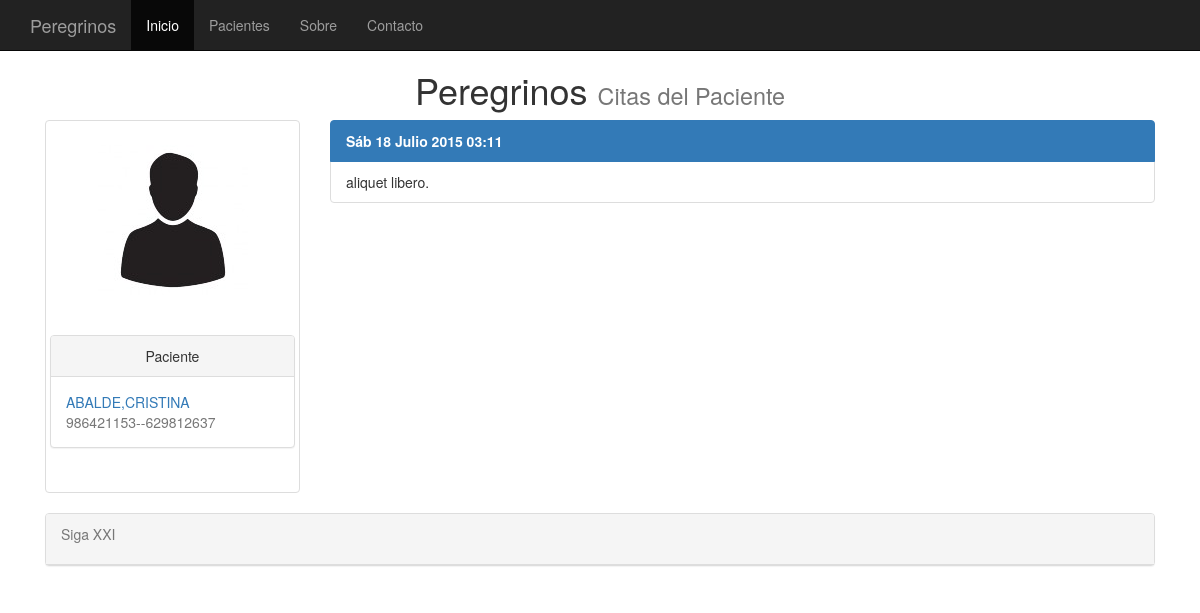
/citas/431/, run on an earlier commit of the app's database.
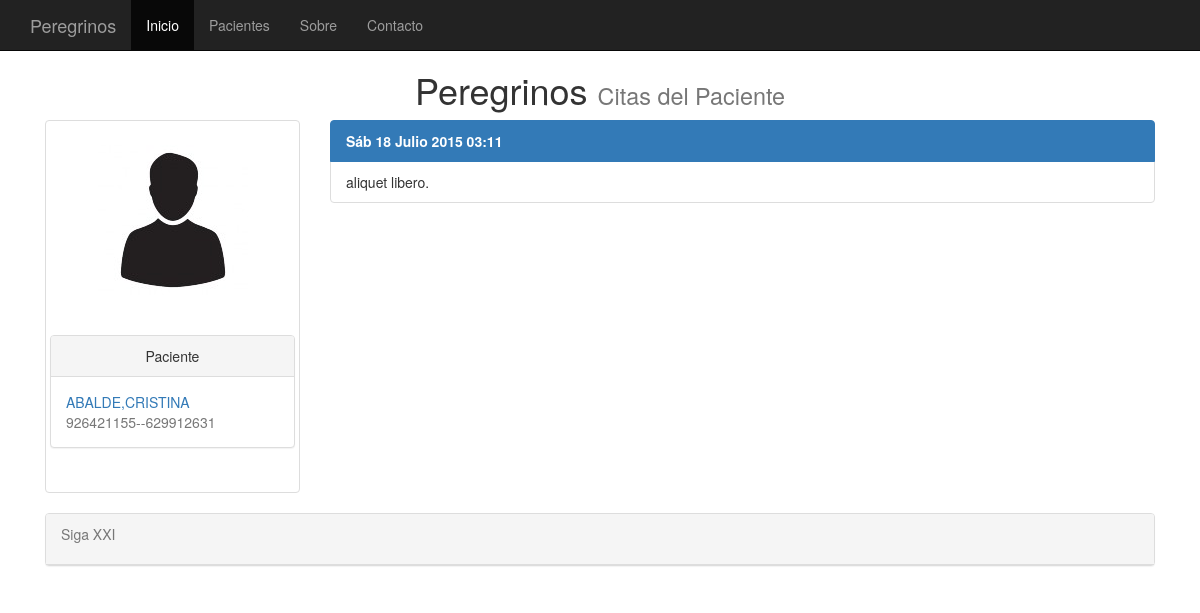
And on a later commit of the database.
### clinica/models.py (models this page shows, shortened)
class clientes(models.Model):
    nombre = models.CharField(max_length=75)
    apellidos = models.CharField(max_length=75)
    telefono =  models.PositiveIntegerField(null=True, blank=True)
    telefono2 = models.PositiveIntegerField(null=True, blank=True)
    antiguedad = models.DateTimeField(default=datetime.now, blank=True)
    fotografia = models.ImageField(upload_to='imagenes', blank=True)

### clinica/views.py (the view)
# urls.py: url(r'^citas/([\w]+)/$', ListaCitas.as_view(), name='listacitas' ),
class ListaCitas(ListView):
    paginate_by = 7
    def get_queryset(self):
        self.cliente = get_object_or_404(clientes, id=self.args[0])
        return citas.objects.filter(cliente=self.cliente).order_by('-fecha')
    def get_context_data(self,**kwargs):
        context = super(ListaCitas,self).get_context_data(**kwargs)
        context['cliente']=self.cliente
        return context

### templates/clinica/citas_list.html
{% extends "clinica/plantilla_clientes.html" %}
{% block titulo %}
Citas del Paciente
{% endblock %}
{% block lista %}
	<div class="col-md-9" >
		{% if object_list %}
			<div class="list-group">
				{% for citas  in object_list %}
					<spam class="list-group-item active"><strong>{{ citas.fecha | date:"D j  F  Y H:i" }}</strong></spam>
					<spam class="list-group-item"><smal>{{ citas.observaciones }}</smal></spam>
			        {% endfor %}
			</div>
	        {% else %}
	            <p>No hay citas.</p>
	  	{% endif %}
</div>
{% endblock lista %}

### templates/clinica/plantilla_clientes.html (shortened to what this page needs)
{% extends "base.html" %}
{%   load   staticfiles   %}
{% block content %}
<row>
<div class="col-md-3">
	<div class="thumbnail">
		<br />
		{% if cliente.fotografia %}
			<img src="{{ cliente.fotografia.url }}" class="img-rounded" width="150" height="200" >
		{% else %}
			<img src="/media/imagenes/user.jpg" class="img-rounded">
		{% endif %}
		<br/><br />
		<div class="panel panel-default">
			<div class="panel-heading text-center">
				Paciente
			</div>
			<div class ="panel-body">
				<spam class="text-primary">{{ cliente.apellidos | capfirst}},{{ cliente.nombre | capfirst}}</spam>
				<br />
				<spam class="text-muted">{{ cliente.telefono }}--{{ cliente.telefono2 }}</spam>
  			</div>
		</div>
		<br />
	</div>
</div>
{% block lista %}
{% endblock lista %}
</row>
{% endblock content %}

What changed in the data, as far as the page shows it:
changed clientes "ABALDE": telefono "986421153" → "926421155"; telefono2 "629812637" → "629912631"
